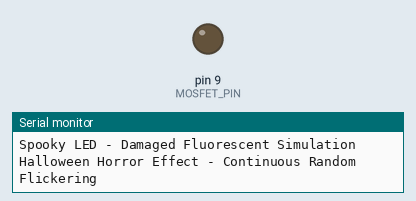
Bench run of a sketch on a simulated Arduino Uno, built with avr-gcc and run on an emulated ATmega328P. Shown: output pins drawn as LEDs (lit = HIGH), the last lines printed to the serial monitor. Random numbers use the default seed unless the sketch sets one.

Above: at 0.1 s.
At 12.84 s:
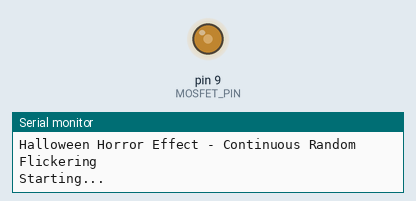
At 25.4 s:
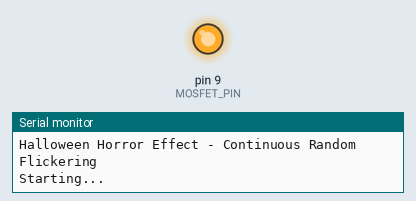
At 37.37 s:
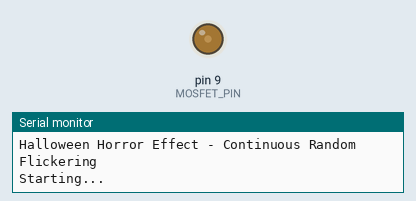
Timing chart, 0 to 40.0 s (numbered marks = the images above):
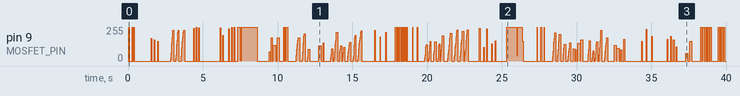

The sketch:

led_blinker.ino
```cpp
/*
 * Spooky LED Blinker - Damaged Fluorescent Light Simulation
 *
 * This Arduino sketch simulates a damaged/malfunctioning fluorescent light
 * with random, continuous flickering - perfect for Halloween horror effects!
 * The LED is controlled via a MOSFET for high-power applications.
 *
 * Circuit:
 * - Arduino PWM pin (Pin 9) -> MOSFET Gate (through 220Ω resistor)
 * - MOSFET Drain -> LED Cathode (-)
 * - LED Anode (+) -> Power Supply (+) (through appropriate current-limiting resistor)
 * - MOSFET Source -> Ground
 * - Power Supply Ground -> Arduino Ground
 *
 * Components:
 * - Arduino (Uno/Nano/Mega)
 * - N-Channel MOSFET (e.g., IRF520, IRF540, or IRLZ44N for logic-level)
 * - LED (any color, any power rating)
 * - 220Ω resistor (gate resistor)
 * - Current-limiting resistor for LED (calculated based on LED specs)
 * - Power supply (5V-12V depending on LED requirements)
 */

// Pin definitions
const int MOSFET_PIN = 9;  // Built-in LED pin (change to 9 for external MOSFET)

// Spooky flicker parameters for damaged fluorescent effect
const int FLICKER_MIN_TIME = 10;      // Minimum flicker duration (ms)
const int FLICKER_MAX_TIME = 300;     // Maximum flicker duration (ms)
const int STABLE_MIN_TIME = 500;      // Minimum time to stay somewhat stable (ms)
const int STABLE_MAX_TIME = 3000;     // Maximum time to stay somewhat stable (ms)
const int DIM_MIN_BRIGHTNESS = 50;    // Minimum brightness during dim flickers
const int DIM_MAX_BRIGHTNESS = 180;   // Maximum brightness during dim flickers

void setup() {
  // Initialize the MOSFET control pin
  pinMode(MOSFET_PIN, OUTPUT);
  digitalWrite(MOSFET_PIN, LOW);

  // Seed random number generator for unpredictable flickering
  randomSeed(analogRead(0));

  // Optional: Initialize serial communication for debugging
  Serial.begin(9600);
  Serial.println("Spooky LED - Damaged Fluorescent Simulation");
  Serial.println("Halloween Horror Effect - Continuous Random Flickering");
  Serial.println("Starting...");
}

void loop() {
  // Randomly choose a flicker pattern for spooky, unpredictable behavior
  int pattern = random(0, 6);

  switch(pattern) {
    case 0:
      // Rapid strobing - horror movie classic
      rapidStrobe();
      break;

    case 1:
      // Dim flickering with random brightness
      dimFlicker();
      break;

    case 2:
      // Quick on-off bursts
      quickBursts();
      break;

    case 3:
      // Unstable "almost on" flickering
      unstableOn();
      break;

    case 4:
      // Complete failure then recovery
      failureRecovery();
      break;

    case 5:
      // Erratic pulsing
      erraticPulse();
      break;
  }

  // Random delay between patterns for unpredictability
  delay(random(50, 500));
}

/*
 * Rapid strobing effect - classic horror movie flicker
 */
void rapidStrobe() {
  int strobes = random(3, 8);
  for (int i = 0; i < strobes; i++) {
    digitalWrite(MOSFET_PIN, HIGH);
    delay(random(20, 80));
    digitalWrite(MOSFET_PIN, LOW);
    delay(random(20, 100));
  }
}

/*
 * Dim flickering with varying brightness
 */
void dimFlicker() {
  int flickers = random(2, 5);
  for (int i = 0; i < flickers; i++) {
    int brightness = random(DIM_MIN_BRIGHTNESS, DIM_MAX_BRIGHTNESS);
    analogWrite(MOSFET_PIN, brightness);
    delay(random(50, 200));
    analogWrite(MOSFET_PIN, 0);
    delay(random(30, 150));
  }
}

/*
 * Quick burst sequences
 */
void quickBursts() {
  int bursts = random(2, 4);
  for (int i = 0; i < bursts; i++) {
    // Quick on
    digitalWrite(MOSFET_PIN, HIGH);
    delay(random(FLICKER_MIN_TIME, 50));
    digitalWrite(MOSFET_PIN, LOW);
    delay(random(100, 300));
  }
}

/*
 * Unstable "trying to stay on" effect
 */
void unstableOn() {
  int duration = random(STABLE_MIN_TIME, STABLE_MAX_TIME);
  long startTime = millis();

  while (millis() - startTime < duration) {
    // Mostly on with random dips
    analogWrite(MOSFET_PIN, 255);
    delay(random(100, 500));

    // Random dip in brightness
    if (random(0, 100) < 40) {  // 40% chance of dip
      analogWrite(MOSFET_PIN, random(0, 150));
      delay(random(20, 100));
    }
  }

  // Sudden failure
  digitalWrite(MOSFET_PIN, LOW);
  delay(random(200, 800));
}

/*
 * Complete failure then random recovery attempts
 */
void failureRecovery() {
  // Complete darkness
  digitalWrite(MOSFET_PIN, LOW);
  delay(random(300, 1000));

  // Failed recovery attempts
  int attempts = random(3, 6);
  for (int i = 0; i < attempts; i++) {
    // Brief flash
    analogWrite(MOSFET_PIN, random(100, 255));
    delay(random(10, 50));
    digitalWrite(MOSFET_PIN, LOW);
    delay(random(100, 400));
  }
}

/*
 * Erratic pulsing with random intensity
 */
void erraticPulse() {
  int pulses = random(3, 7);
  for (int i = 0; i < pulses; i++) {
    // Fade up
    int targetBrightness = random(100, 255);
    for (int b = 0; b <= targetBrightness; b += random(5, 30)) {
      analogWrite(MOSFET_PIN, b);
      delay(random(5, 20));
    }

    // Hold briefly
    delay(random(20, 100));

    // Quick drop
    digitalWrite(MOSFET_PIN, LOW);
    delay(random(50, 200));
  }
}
```
